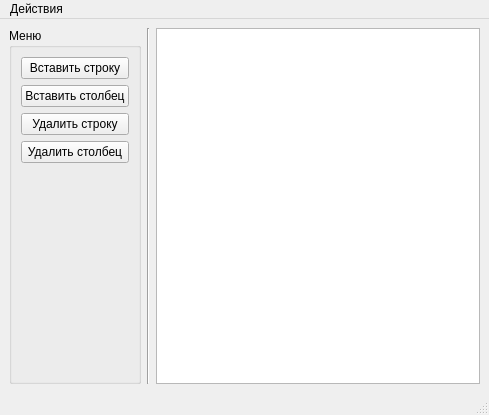
<?xml version="1.0" encoding="UTF-8"?>
<ui version="4.0">
 <class>MainWindowEmp</class>
 <widget class="QMainWindow" name="MainWindowEmp">
  <property name="geometry">
   <rect>
    <x>0</x>
    <y>0</y>
    <width>489</width>
    <height>415</height>
   </rect>
  </property>
  <property name="windowTitle">
   <string>MainWindow</string>
  </property>
  <widget class="QWidget" name="centralwidget">
   <layout class="QHBoxLayout" name="horizontalLayout_2">
    <item>
     <layout class="QHBoxLayout" name="horizontalLayout">
      <item>
       <widget class="QGroupBox" name="groupBoxMenu">
        <property name="acceptDrops">
         <bool>true</bool>
        </property>
        <property name="title">
         <string>Меню</string>
        </property>
        <property name="alignment">
         <set>Qt::AlignLeading|Qt::AlignLeft|Qt::AlignTop</set>
        </property>
        <property name="flat">
         <bool>false</bool>
        </property>
        <property name="checkable">
         <bool>false</bool>
        </property>
        <layout class="QVBoxLayout" name="verticalLayout_2">
         <item>
          <layout class="QVBoxLayout" name="verticalLayout">
           <item>
            <widget class="QPushButton" name="pushbuttonAddRow">
             <property name="maximumSize">
              <size>
               <width>16777215</width>
               <height>25</height>
              </size>
             </property>
             <property name="text">
              <string>Вставить строку</string>
             </property>
            </widget>
           </item>
           <item>
            <widget class="QPushButton" name="pushbuttonAddColumn">
             <property name="maximumSize">
              <size>
               <width>16777215</width>
               <height>25</height>
              </size>
             </property>
             <property name="text">
              <string>Вставить столбец</string>
             </property>
            </widget>
           </item>
           <item>
            <widget class="QPushButton" name="pushbuttonDelRow">
             <property name="maximumSize">
              <size>
               <width>16777215</width>
               <height>25</height>
              </size>
             </property>
             <property name="text">
              <string>Удалить строку</string>
             </property>
            </widget>
           </item>
           <item>
            <widget class="QPushButton" name="pushbuttonDelColumn">
             <property name="maximumSize">
              <size>
               <width>16777215</width>
               <height>25</height>
              </size>
             </property>
             <property name="text">
              <string>Удалить столбец</string>
             </property>
            </widget>
           </item>
          </layout>
         </item>
         <item>
          <spacer name="verticalSpacer">
           <property name="orientation">
            <enum>Qt::Vertical</enum>
           </property>
           <property name="sizeHint" stdset="0">
            <size>
             <width>20</width>
             <height>200</height>
            </size>
           </property>
          </spacer>
         </item>
        </layout>
       </widget>
      </item>
      <item>
       <widget class="Line" name="line">
        <property name="acceptDrops">
         <bool>false</bool>
        </property>
        <property name="orientation">
         <enum>Qt::Vertical</enum>
        </property>
       </widget>
      </item>
      <item>
       <widget class="QTableView" name="tableViewEmp"/>
      </item>
     </layout>
    </item>
   </layout>
  </widget>
  <widget class="QMenuBar" name="menubar">
   <property name="geometry">
    <rect>
     <x>0</x>
     <y>0</y>
     <width>489</width>
     <height>21</height>
    </rect>
   </property>
   <widget class="QMenu" name="menu">
    <property name="title">
     <string>Действия</string>
    </property>
    <addaction name="actionSave"/>
    <addaction name="ActionCopy"/>
   </widget>
   <addaction name="menu"/>
  </widget>
  <widget class="QStatusBar" name="statusbar"/>
  <action name="actionSave">
   <property name="text">
    <string>Сохранить</string>
   </property>
  </action>
  <action name="ActionCopy">
   <property name="text">
    <string>Скопировать</string>
   </property>
  </action>
 </widget>
 <resources/>
 <connections/>
</ui>
